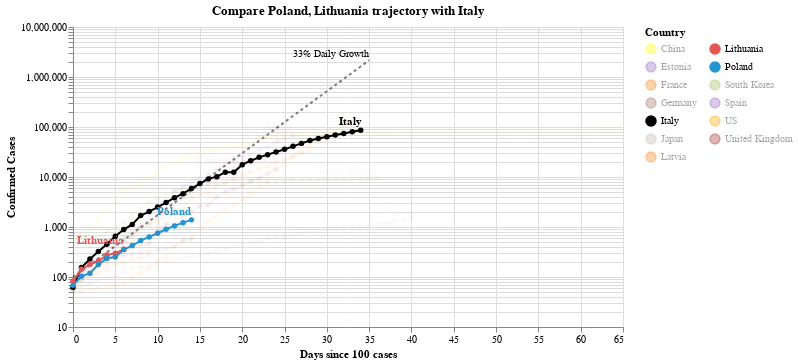

Notebook source saved alongside this figure:
### Code cell
#hide_input
chart2 = make_since_chart(['Poland', 'Lithuania'])
chart2

### Figure 1 — Vega-Lite specification as saved in the notebook (floating-point values rounded to 4 significant figures; data arrays with more than 128 entries replaced by an {"elided": "..."} marker saying what was removed)
{"config": {"view": {"continuousWidth": 400, "continuousHeight": 300}}, "layer": [{"mark": {"type": "line", "color": "black", "opacity": 0.5, "strokeDash": [3, 3]}, "encoding": {"x": {"type": "quantitative", "field": "Days since 100 cases"}, "y": {"type": "quantitative", "field": "Confirmed Cases"}}}, {"mark": {"type": "text", "align": "right", "dy": -6, "fontSize": 10, "text": "33% Daily Growth"}, "encoding": {"x": {"type": "quantitative", "field": "Days since 100 cases"}, "y": {"type": "quantitative", "field": "Confirmed Cases"}}, "transform": [{"filter": "(datum['Days since 100 cases'] >= 35)"}]}, {"data": {"name": "data-b4eb8b8d9c188949bb45cbe6c8a4ffd4"}, "mark": {"type": "line", "point": true}, "encoding": {"color": {"type": "nominal", "field": "Country", "legend": {"columns": 2}, "scale": {"domain": ["China", "Estonia", "France", "Germany", "Italy", "Japan", "Latvia", "Lithuania", "Poland", "South Korea", "Spain", "US", "United Kingdom"], "range": ["yellow", "#9467bd", "#F58518", "#9D755D", "black", "#C1B7AD", "#F58518", "#E45756", "#2495D3", "#A1BA59", "#9467bd", "orange", "brown"]}}, "opacity": {"condition": {"value": 1, "selection": "selector004"}, "value": 0.05}, "tooltip": [{"type": "nominal", "field": "Country"}, {"type": "temporal", "field": "Date"}, {"type": "quantitative", "field": "Confirmed Cases"}, {"type": "quantitative", "field": "Days since 100 cases"}], "x": {"type": "quantitative", "field": "Days since 100 cases"}, "y": {"type": "quantitative", "field": "Confirmed Cases", "scale": {"type": "log"}}}, "selection": {"selector004": {"type": "multi", "fields": ["Country"], "bind": "legend", "init": [{"Country": "Poland"}, {"Country": "Lithuania"}, {"Country": "Italy"}]}}, "width": 550}, {"data": {"name": "data-b4eb8b8d9c188949bb45cbe6c8a4ffd4"}, "mark": {"type": "text", "align": "right", "dy": -8, "fontWeight": "bold"}, "encoding": {"color": {"type": "nominal", "field": "Country", "legend": {"columns": 2}, "scale": {"domain": ["China", "Estonia", "France", "Germany", "Italy", "Japan", "Latvia", "Lithuania", "Poland", "South Korea", "Spain", "US", "United Kingdom"], "range": ["yellow", "#9467bd", "#F58518", "#9D755D", "black", "#C1B7AD", "#F58518", "#E45756", "#2495D3", "#A1BA59", "#9467bd", "orange", "brown"]}}, "opacity": {"condition": {"value": 1, "selection": "selector004"}, "value": 0.05}, "text": {"type": "nominal", "field": "Country"}, "tooltip": [{"type": "nominal", "field": "Country"}, {"type": "temporal", "field": "Date"}, {"type": "quantitative", "field": "Confirmed Cases"}, {"type": "quantitative", "field": "Days since 100 cases"}], "x": {"type": "quantitative", "field": "Days since 100 cases"}, "y": {"type": "quantitative", "field": "Confirmed Cases", "scale": {"type": "log"}}}, "transform": [{"filter": "(datum['Date'] >= 1585267200000)"}], "width": 550}], "data": {"name": "data-c1a3bbf4dd040f2e7e8e7a69520e3c2a"}, "title": "Compare Poland, Lithuania trajectory with Italy", "$schema": "https://vega.github.io/schema/vega-lite/v4.0.2.json", "datasets": {"data-c1a3bbf4dd040f2e7e8e7a69520e3c2a": [{"Days since 100 cases": 0, "Confirmed Cases": 100.0}, {"Days since 100 cases": 1, "Confirmed Cases": 133.0}, {"Days since 100 cases": 2, "Confirmed Cases": 176.9}, {"Days since 100 cases": 3, "Confirmed Cases": 235.3}, {"Days since 100 cases": 4, "Confirmed Cases": 312.9}, {"Days since 100 cases": 5, "Confirmed Cases": 416.2}, {"Days since 100 cases": 6, "Confirmed Cases": 553.5}, {"Days since 100 cases": 7, "Confirmed Cases": 736.1}, {"Days since 100 cases": 8, "Confirmed Cases": 979.1}, {"Days since 100 cases": 9, "Confirmed Cases": 1302.0}, {"Days since 100 cases": 10, "Confirmed Cases": 1732.0}, {"Days since 100 cases": 11, "Confirmed Cases": 2303.0}, {"Days since 100 cases": 12, "Confirmed Cases": 3064.0}, {"Days since 100 cases": 13, "Confirmed Cases": 4074.0}, {"Days since 100 cases": 14, "Confirmed Cases": 5419.0}, {"Days since 100 cases": 15, "Confirmed Cases": 7207.0}, {"Days since 100 cases": 16, "Confirmed Cases": 9586.0}, {"Days since 100 cases": 17, "Confirmed Cases": 12750.0}, {"Days since 100 cases": 18, "Confirmed Cases": 16960.0}, {"Days since 100 cases": 19, "Confirmed Cases": 22550.0}, {"Days since 100 cases": 20, "Confirmed Cases": 29990.0}, {"Days since 100 cases": 21, "Confirmed Cases": 39890.0}, {"Days since 100 cases": 22, "Confirmed Cases": 53060.0}, {"Days since 100 cases": 23, "Confirmed Cases": 70560.0}, {"Days since 100 cases": 24, "Confirmed Cases": 93850.0}, {"Days since 100 cases": 25, "Confirmed Cases": 124800.0}, {"Days since 100 cases": 26, "Confirmed Cases": 166000.0}, {"Days since 100 cases": 27, "Confirmed Cases": 220800.0}, {"Days since 100 cases": 28, "Confirmed Cases": 293700.0}, {"Days since 100 cases": 29, "Confirmed Cases": 390600.0}, {"Days since 100 cases": 30, "Confirmed Cases": 519500.0}, {"Days since 100 cases": 31, "Confirmed Cases": 690900.0}, {"Days since 100 cases": 32, "Confirmed Cases": 918900.0}, {"Days since 100 cases": 33, "Confirmed Cases": 1222000.0}, {"Days since 100 cases": 34, "Confirmed Cases": 1625000.0}, {"Days since 100 cases": 35, "Confirmed Cases": 2162000.0}], "data-b4eb8b8d9c188949bb45cbe6c8a4ffd4": {"elided": "368 records"}}}
